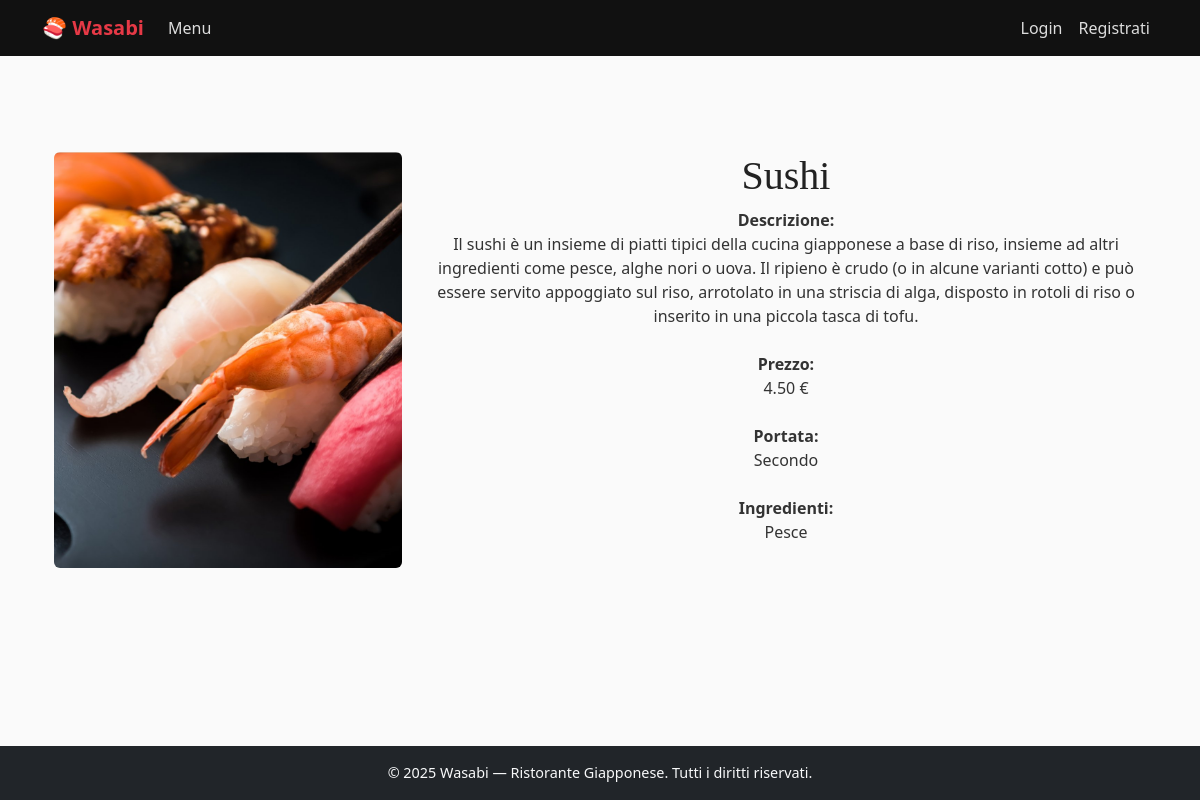
/takeaway/piatto/12, run on an earlier commit of the app's database.
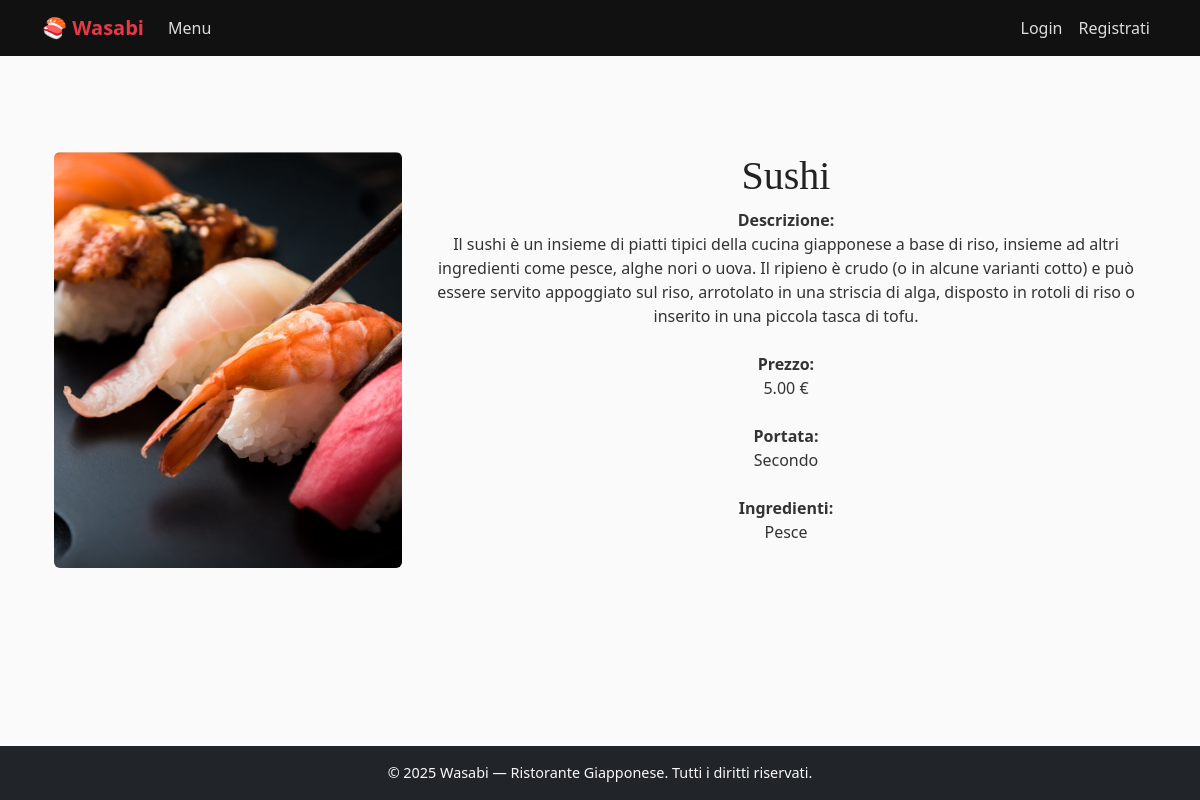
And on a later commit of the database.
### takeaway/models.py (models this page shows, shortened)
class Piatto(models.Model):
    PORTATA_CHOICES = [
        ('antipasto', 'Antipasto'),
        ('primo', 'Primo'),
        ('secondo', 'Secondo'),
        ('dessert', 'Dessert'),
    ]
    INGREDIENTI_CHOICES = [
        ('carne', 'Carne'),
        ('pesce', 'Pesce'),
        ('vegano', 'Vegano'),
        ('vegetariano', 'Vegetariano'),
    ]
    nome = models.CharField(max_length=100)
    descrizione = models.TextField()
    prezzo = models.DecimalField(max_digits=6, decimal_places=2)
    portata = models.CharField(max_length=20, choices=PORTATA_CHOICES, default='primo')
    ingredienti = models.CharField(max_length=20, choices=INGREDIENTI_CHOICES, default='carne')
    foto = models.ImageField(upload_to='piatti/', blank=True, null=True)
    class Meta:
        verbose_name_plural = "Piatti"

### takeaway/views.py (the view)
# urls.py: path("piatto/<int:pk>", PiattoDetail.as_view(), name="piatto"),
class PiattoDetail(DetailView):
    model = Piatto
    template_name = "takeaway/piatto/piatto_detail.html"

### takeaway/templates/takeaway/piatto/piatto_detail.html (shortened to what this page needs)
{% extends "base.html" %}
{% load static %}
{% block content %}
<div class="container mt-4 py-5">
    <div class="row d-flex align-items-stretch">
        <div class="col-md-4 d-flex">
            {% if piatto.foto %}
                <img src="{{ piatto.foto.url }}" alt="{{ piatto.nome }}" class="img-fluid rounded" style="object-fit: cover; width: 100%;">
            {% else %}
                <img src="{% static 'imgs/noimage.jpg' %}" class="img-fluid rounded" alt="Nessuna immagine">
            {% endif %}
        </div>
        <div class="col-md-8 d-flex flex-column justify-content-center align-items-center text-center">
            <h1>{{ piatto.nome }}</h1>
            <div class="mb-2">
                <strong>Descrizione:</strong>
                <p>{{ piatto.descrizione }}</p>
            </div>
            <div class="mb-2">
                <strong>Prezzo:</strong>
                <p>{{ piatto.prezzo }} €</p>
            </div>
            <div class="mb-2">
                <strong>Portata:</strong>
                <p>{{ piatto.get_portata_display }}</p>
            </div>
            <div class="mb-2">
                <strong>Ingredienti:</strong>
                <p>{{ piatto.get_ingredienti_display }}</p>
            </div>
        </div>
    </div>
</div>
{% endblock %}

What changed in the data, as far as the page shows it:
changed Piatto "Sushi": prezzo "4.50" → "5.00"
